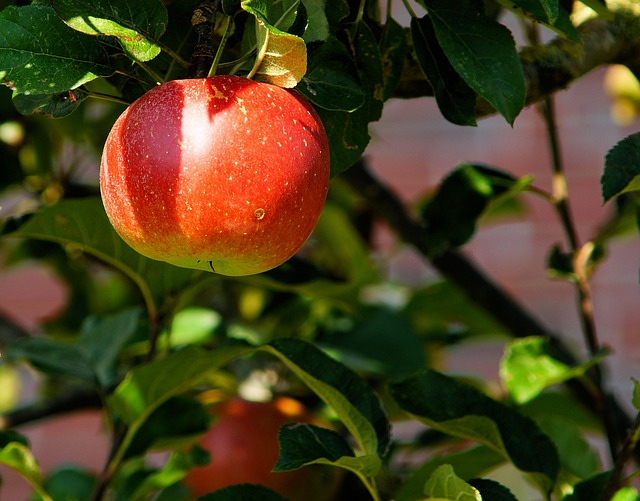
#> input picture apple-tree-429213_640.jpg, 640 x 501 px; the run also reads 2 pictures not shown here
$ jupyter execute --allow-errors RunMe.ipynb   (shell and % lines are left out)   (Python 2 division)
#> lines starting #> are read from the running program, lines starting #| are printed output that depends on the picture
### tools.py
import pandas as pd
import numpy as np
import image as im
import copy as c
import classifier as cf
import random, itertools, glob

class environment(object):

    # Takes a CSV file with image paths and their respective categories as input and outputs an environment object which contains the images along with
    # a list of all categories that the images belong to.  See images.csv for an example of a CSV file used to initialize this object.

    def __init__(self,imagecsvs=None):
#> called with imagecsvs = 'images.csv'
        if imagecsvs is not None:
            rawfile = pd.read_csv(imagecsvs)
#> (reads images.csv from the repository)
            self.categories = list(set(rawfile['category'].tolist()))
            self.imgs = {}
            for i in self.categories:
                tmplist = []
                for j in rawfile[rawfile['category'] == i]['paths'].tolist():
                    tmplist.append(im.image(j,i))
                self.imgs[i] = c.copy(tmplist)

    # Outputs a tuple of lists containing a training set of images (in the first element) and a testing set of images (in the second element).  The first parameter,
    # trainsize, specifies the # of training images to randomly select from EVERY category.  If you set trainsize = 20 and you have 3 categories, your entire training
    # set will have 60 total images, for example. The second parameter, testsize, works like trainsize except it specifies the # of images that aren't selected for
    # the training set to be put into the testing set from every category.

    def rand_train_test(self, trainsize=0,testsize=None):
        train = []
        test = []
        for i in self.categories:
            (t1,t2) = rand_split(self.imgs[i],trainsize=trainsize,testsize=testsize)
            train += t1
            test += t2
        return (train,test)

    # This is a helper function that calls rand_train_test() and creates several training-testing splits and puts them in a list. See the description for
    # rand_train_test() for what trainsize and testsize mean.  The sets variable specifies the # of training-testing splits to make.  For example, if you want
    # 20 training images from each category, 10 testing images from each category, and 30 splits, you would run: test_sets(20, 10, 30)

    def test_sets(self,trainsize,testsize,sets):
        splits = []
        for i in range(0,sets):
            splits.append(self.rand_train_test(trainsize,testsize))
        return splits

    # Benchmarks a set of Classifier parameters. See rand_train_test() for what trainsize and testsize are for. See test_sets() for what sets is for. See
    # classifier.py for the last 9 parameters which are classifier settings.


    def benchmark(self,trainsize, testsize, sets, clf, feature_finder, convert_grey, rootsift, pca_before_kmeans, kclusters, pca_ratio, tfidf, incremental_threshold):
        mysplit = self.test_sets(trainsize,testsize,sets)
        traintime = []
        testtime = []
        f1 = []
        for (train,test) in mysplit:
            cf1 = cf.classifier(clf, feature_finder, convert_grey, rootsift, pca_before_kmeans, kclusters, pca_ratio, tfidf, incremental_threshold)
            cf1.incremental_train(train)
            f1.append(cf1.test(test))
            traintime.append(cf1.train_time)
            testtime.append(cf1.test_time)
        print "Average Training Time: {} seconds".format(np.average(traintime))
        print "Average Testing Time: {} seconds".format(np.average(testtime))
        print "Average F1 Score: {}".format(np.average(f1))


    # The following is a framework for doing a random gridsearch on a set of parameters and summarizing the results of the grid search
    # in a Pandas dataframe in the results.  The first 3 parameters, trainsize, testsize, and sets are the same as in benchmark() above.
    # The "tries" parameter specifies how many random parameter combinations you want to test.  For example, if there are 1024 possible
    # combinations but you only have time to test 100, then set tries = 100. The last 9 parameters correspond to the same Classifier
    # parameters specified above but they must be inputted as a list where each list contains all possible values of a particular parameter
    # you want to test.  See the iPython notebook for an example.


    # [25 lines left out: function rand_grid_search, not called in this run]


    # This is an express function for quickly training a classifier on a set of images to be used immediately for image recognition.  It'll identify the image
    # category in your set with the least samples and randomly select that many samples from each of your image categories to put together as a training set.
    # It'll then use the 9 parameteres you specified to train a classifier.  See classifier.py on what these parameters mean.


    def train_all(self, clf, feature_finder, convert_grey, rootsift, pca_before_kmeans, kclusters, pca_ratio, tfidf, incremental_threshold):
        n = 9999999999999
        for cat in self.categories:
            n = min(n,len(self.imgs[cat]))
        (train,test) = self.rand_train_test(n,0)
        c1 = cf.classifier(clf, feature_finder, convert_grey, rootsift, pca_before_kmeans, kclusters, pca_ratio, tfidf, incremental_threshold)
        c1.incremental_train(train)
        return c1


class caltech_environment(environment):


    # This child class makes it easier to load the images from the Caltech dataset easily. It assumes the directory that the image resides in is the image class.
    # Pass the list of directories you want to load images from in the dirlist variable when you create a caltech_environment object. For example, if you want
    # the airplanes, gun, and dolphin classes, do: caltech_environment(dirlist=['airplanes','gun','dolphin']) .

    def __init__(self,rootdir="caltech",dirlist=None):
        self.categories = list(set(dirlist))
        self.imgs = {}
        for i in self.categories:
            tmplist = []
            for j in glob.glob(rootdir + "/" + i + "/*.jpg"):
                tmplist.append(im.image(j,i))
            self.imgs[i] = c.copy(tmplist)


# This is a helper function for taking a list and splitting it into training and testing sets based on the trainsize and testsize variables.  It first selects
# a random number of elements from the list based on trainsize and puts it in the training set. Then it selects among the elements left over an amount equal
# to testsize and puts it in the testing set.  And it returns the training set and testing set as a tuple.


def rand_split(inputlist,trainsize=0,testsize=None):
    mylist = c.copy(inputlist)
    n = len(mylist)
    trainsize = min(trainsize,n)
    train = random.sample(mylist,trainsize)
    tmp = mylist
    for i in train:
        tmp.remove(i)
    if testsize is None:
        test = tmp
    else:
        testsize = min(testsize,n-trainsize)
        test = random.sample(tmp,testsize)
    return (train,test)

### display_features.py
import cv2
import numpy as np

def get_features(imgpath, algorithm="SIFT"):
#> called with imgpath = 'apple-tree-429213_640.jpg', algorithm = 'SIFT'
    img = cv2.imread(imgpath)
#> img is the input picture: shape (501, 640, 3); mean B, G, R 29.7, 63.4, 75.6
    return get_features_from_img(img,algorithm)

def get_features_from_img(img, algorithm="SIFT"):
#> called with algorithm = 'SIFT'
    if img is None:
        print "Not a valid image!"
        return None
    detector = cv2.FeatureDetector_create(algorithm)
    kps = detector.detect(img)
#> kps = 838 keypoints; strongest (x, y, size): (582, 13, 12.6), (11, 132, 12.8), (255, 389, 17.2), (77, 24, 10)
    img2 = cv2.drawKeypoints(img, kps)
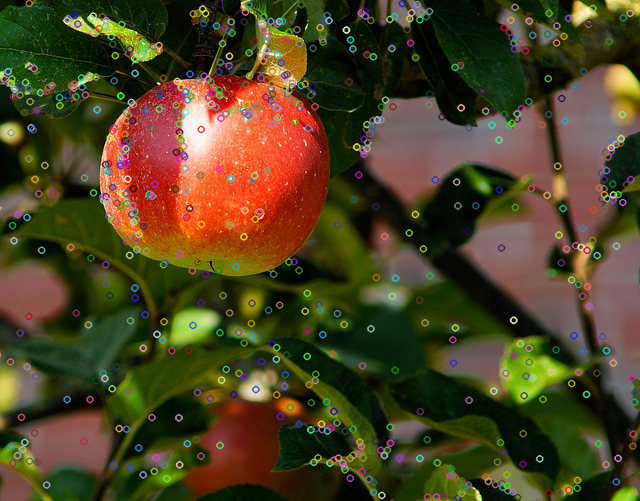
#> img2: shape (501, 640, 3); mean B, G, R 34.2, 65.9, 77.1
    return img2

# [13 lines left out: function avg_features, not called in this run]


def display_image(img):
    cv2.imshow("Features",img)

def save_img(filename, img):
    cv2.imwrite(filename, img)

### classifier.py
import numpy as np
import pandas as pd
import cv2, random
from sklearn.cluster import MiniBatchKMeans
from sklearn.decomposition import IncrementalPCA
from sklearn.preprocessing import StandardScaler
from sklearn.metrics import f1_score
from sklearn.metrics import confusion_matrix
import time, image, warnings

class classifier(object):
    #Initializes an image classifier object.  All parameters except clf have their default values set to the optimal values discovered through testing.

    # clf: sets the actual classifier that will be used for identifying images. This classifier must implement the partial_fit() method. Legal values:
    #   sklearn.naive_bayes.BernoulliNB
    #   sklearn.linear_model.Perceptron
    #   sklearn.linear_model.SGDClassifier
    #   sklearn.linear_model.PassiveAggressiveClassifier (RECOMMENDED)

    # feature_finder: A string which specifies the algorithm used to get features from an image. Legal values:
    #   "SIFT": Slowest but most accurate. Creates 128 dimensional feature vectors.
    #   "SURF": Slightly faster and a little less accurate than SIFT. Creates 64 dimensional feature vectors.
    #   "ORB" : VERY fast but not as accurate as the other two. Creates 32 dimensional feature vectors.

    # convert_grey: Should the image be converted to greyscale before extracting feature vectors?

    # rootsift: Should we apply the RootSIFT adjustment after extracting features?
    #   See: http://www.pyimagesearch.com/2015/04/13/implementing-rootsift-in-python-and-opencv/

    # pca_before_kmeans: Whether to run PCA before KMeans or after. Must be set to True.

    # kclusters: # of K-means clusters to use when creating the histogram of features.

    # pca_ratio: We'll be using PCA on the feature vectors but since we don't know the # of dimensions beforehand (depends on the feature_finder variable), we'll
    # specify the fraction of dimensions we'd like to have in the transformed space vs the original space.  For example, if you'd like to have only 1/4 as many
    # dimensions after PCA as before, set pca_ratio to 0.25 .

    # tfidf: Whether or not to use TF-IDF vectorization before training the image classifier.

    # incremental_threshold: # of new images to queue up before retraining the classifier. To better understand this, imagine this algorithm being implemented in a
    # mobile app. The user of the app takes a picture, sets its category, and gives it to the app but the app won't immediately train on that image right away since
    # partial_fit() doesn't work too well incrementally training 1 or 2 images at a time. It waits until it reaches a threshold and has images of at least 2 different
    # categories before incrementally training on all of them at once. This variable specifies that threshold.


    def __init__(self, clf, feature_finder="SIFT", convert_grey = True, rootsift=True, pca_before_kmeans = True, kclusters=200, pca_ratio = 0.5, tfidf = False, incremental_threshold = 25):
        self.feature_finder = feature_finder
        self.rootsift = rootsift
        self.kclusters = kclusters
        self.kmeans = None
        self.pca = None
        self.pca_before_kmeans = pca_before_kmeans
        self.pca_ratio= pca_ratio
        self.tfidf = tfidf
        self.clf = clf
        self.clf_used = False
        self.detector = cv2.FeatureDetector_create(feature_finder)
        self.extractor = cv2.DescriptorExtractor_create(feature_finder)
        self.categories = None
        self.descriptors = None
        self.des_list = None
        self.image_clases = None
        self.train_time = 0
        self.test_time = 0
        self.convert_grey = convert_grey
        self.train_queue = []
        self.class_queue = []
        self.incremental_threshold = incremental_threshold
        self.fclf = False

    # Performs the RootSIFT adjustment on an image when given its keypoints (kps)
    # Note: Root SIFT is adapted from http://www.pyimagesearch.com/2015/04/13/implementing-rootsift-in-python-and-opencv/
    # [9 lines left out: function RootSIFT, not called in this run]

    # Converts an image to grey

    def convertGrey(self, img):
        return cv2.cvtColor(img, cv2.COLOR_BGR2GRAY)

    # Performs TF-IDF vectorization

    # [18 lines left out: functions tf_idf, PCA_train, not called in this run]

    # Performs Incremental PCA when testing images.

    def PCA_test(self):
        self.PCA_common()

    # Helper function for Incremental PCA calling the procedures common between both training and testing.

    # [26 lines left out: functions PCA_common, KMeans_train, not called in this run]

    # Performs Mini Batch K-Means when testing images.

    def KMeans_test(self):
        self.KMeans_common()

    # Helper function for Mini Batch K-Means calling the procedures common between both training and testing. Also generates the histogram of image features.

    # [12 lines left out: function KMeans_common, not called in this run]

    # Helper function that extracts the descriptors and correct image classes from a list of images and stores them in temporary variables in the clasifier
    # for later processing.

    def getDescriptors(self, imglist):
        image_classes = []
        des_list = []
        for i in imglist:
            img = i.data
            if self.convert_grey:
                img = self.convertGrey(img)
            kps = self.detector.detect(img)
            (kps, descs) = self.extractor.compute(img, kps)
            descs = descs.astype(dtype="float32")
            if self.rootsift:
                (kps, descs) = self.RootSIFT(img, kps)
            des_list.append(descs)
            image_classes.append(i.category)
        descriptors = des_list[0]
        for descriptor in des_list[1:]:
            descriptors = np.vstack((descriptors, descriptor))
        (self.descriptors, self.des_list, self.image_classes) = (descriptors, des_list, np.array(image_classes))


    # Adds a list of images to the queue to be trained.  If the queue is over the threshold, then training will begin.


    def incremental_train(self, imglist, threshold = None):
        if threshold is None:
            threshold = self.incremental_threshold
        random.shuffle(imglist)
        tmptime = time.time()
        for i in imglist:
            self.partial_train(i, threshold)
        self.train_time = time.time() - tmptime

    # Helper function that adds a single image to the queue and will call train() if the threshold is reached.


    # [28 lines left out: functions partial_train, train, not called in this run]

    # Takes a list of images and predicts the classes they belong to and compares those predicted classes with their actual classes which, in turn, is benchmarked
    # in the form of an F1 score.

    def test(self, test_cases):
        self.test_time = time.time()
        answer_list = []
        for i in test_cases:
            answer_list.append(i.category)
        answers = np.array(answer_list)
        self.getDescriptors(test_cases)
        if self.pca_before_kmeans is True:
            self.PCA_test()
            self.KMeans_test()
        else:
            self.KMeans_test()
            self.PCA_test()
        predictions = self.predict()
        self.test_time = time.time() - self.test_time
        return self.benchmark(answers=answers, predictions=predictions)

    # Takes a list of images and predicts the classes they belong to and generates a Confusion Matrix instead of calculating an F1 score.

    # [23 lines left out: function confusion_matrix, not called in this run]


    # Helper function which takes the descriptors (expressed in histogram form) stored in the classifier and predicts the image classes from them.

    def predict(self):
        return self.clf.predict(self.descriptors)

    # Takes the path to an image, predits its class, and "writes" the class onto the image and outputs the result as a new image at the path specified in newimg.

    def predict_and_visualize(self,imgpath,newimg):
        img = image.image(imgpath,"None")
        self.predict_and_visualize2(img,newimg)

    # Helper function which works like predict_and_visualize() except it takes an image object instead of the image itself as an input.

    # [31 lines left out: functions predict_and_visualize2, benchmark, not called in this run]

### RunMe.ipynb
This is the companion iPython notebook demonstrating the image classifier.  To begin, please run the code block below to initialize all of the essential variables and libraries.

Note: OpenCV 2.4.x is Required to run this project.  DO NOT get version 3.x!!  Please see the links below for instructions on how to install OpenCV for your OS:

Windows: http://docs.opencv.org/3.1.0/d5/de5/tutorial_py_setup_in_windows.html#gsc.tab=0
(Latest 2.4.x version as of now is 2.4.13)

Mac: https://jjyap.wordpress.com/2014/05/24/installing-opencv-2-4-9-on-mac-osx-with-python-support/
(Note: change 2.4.9 to what the latest version of OpenCV is at the moment in step 2 of "Setting Up Python"

Linux: http://docs.opencv.org/2.4/doc/tutorials/introduction/linux_install/linux_install.html

[cell 1]
try:
    import cv2
except ImportError:
    print "OpenCV NOT Found! Please see the instructions above to install (pip install cv2 or similar variations won't work.)"
import tools as t
import classifier as c
import display_features as d
import matplotlib.pyplot as plt
from sklearn.naive_bayes import BernoulliNB
from sklearn.linear_model import SGDClassifier
from sklearn.linear_model import Perceptron
from sklearn.linear_model import PassiveAggressiveClassifier

#> (the rest of this cell did not finish here and is left out)

Now we'll extract features from 3 sample images in our dataset by running the code below.

[cell 2]
img = d.get_features("apple-tree-429213_640.jpg")
img = cv2.cvtColor(img, cv2.COLOR_BGR2RGB)
plt.imshow(img)
plt.figure(2)
img2 = d.get_features("goose-15032_640.jpg")
#> call 2 of get_features, with imgpath = 'goose-15032_640.jpg', algorithm = 'SIFT'
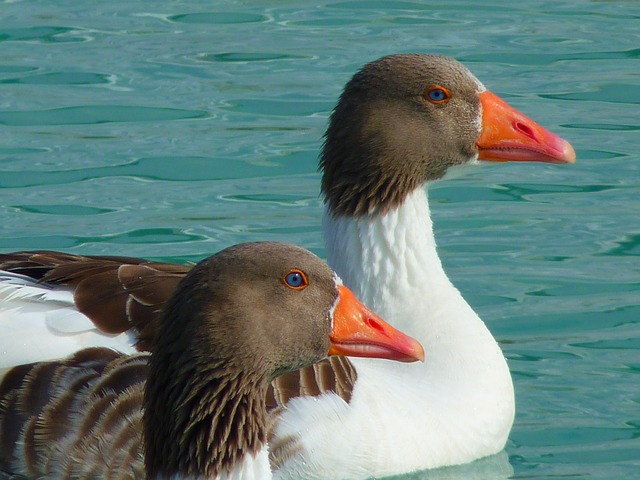
#> input picture goose-15032_640.jpg, 640 x 480 px
#> in get_features, img is the input picture: shape (480, 640, 3); mean B, G, R 122.4, 126.2, 101.1
#> call 2 of get_features_from_img, with algorithm = 'SIFT'
#> in get_features_from_img (call 2), `kps = detector.detect(img)`: kps = 736 keypoints; strongest (x, y, size): (123, 344, 16.5), (67, 296, 8.8), (347, 397, 6.2), (411, 226, 40.2)
#> in get_features_from_img (call 2), `img2 = cv2.drawKeypoints(img, kps)`:
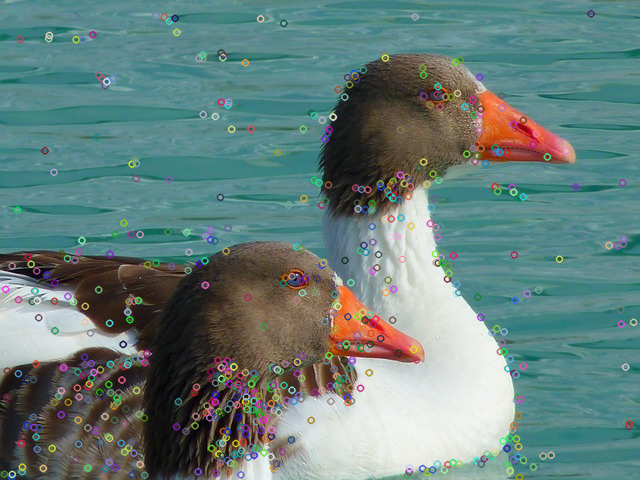
#> img2: shape (480, 640, 3); mean B, G, R 124, 127.4, 102.4
img2 = cv2.cvtColor(img2, cv2.COLOR_BGR2RGB)
plt.imshow(img2)
plt.figure(3)
img3 = d.get_features("cat-1373895_640.jpg")
#> call 3 of get_features, with imgpath = 'cat-1373895_640.jpg', algorithm = 'SIFT'
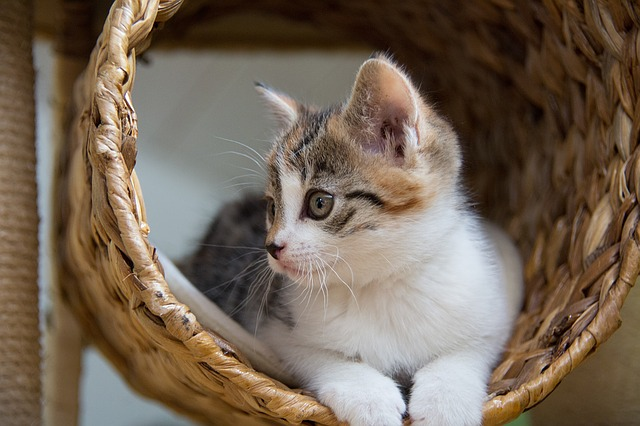
#> input picture cat-1373895_640.jpg, 640 x 426 px
#> in get_features, img is the input picture: shape (426, 640, 3); mean B, G, R 85.4, 101.1, 116.7
#> call 3 of get_features_from_img, with algorithm = 'SIFT'
#> in get_features_from_img (call 3), `kps = detector.detect(img)`: kps = 981 keypoints; strongest (x, y, size): (406, 386, 12.5), (406, 417, 6.5), (546, 367, 2.9), (128, 54, 3.3)
#> in get_features_from_img (call 3), `img2 = cv2.drawKeypoints(img, kps)`:
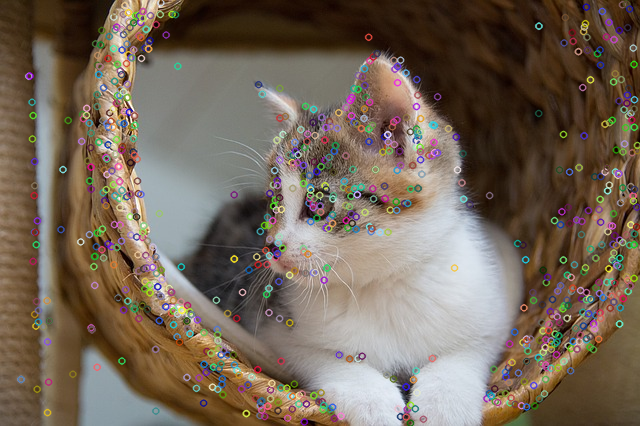
#> img2: shape (426, 640, 3); mean B, G, R 88.8, 102.9, 116.9
img3 = cv2.cvtColor(img3, cv2.COLOR_BGR2RGB)
#> (the rest of the program and of its run is left out)
